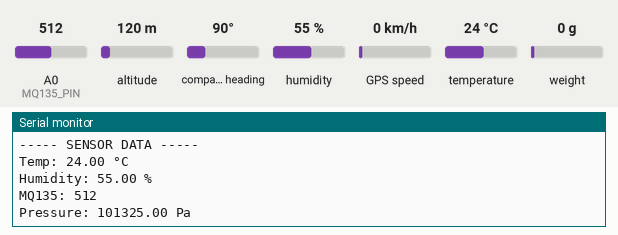
A sketch run on a simulated Arduino Uno, built with avr-gcc and run on an emulated ATmega328P. Parts: the last lines printed to the serial monitor. Wiring (inferred from the names in the program): HX711 load-cell converter: data pin 4; SCK pin 5. Inputs (shaded band) come from the test bench; at power-on: temperature 24 °C, A0 (MQ135_PIN) = 512, altitude 120 m, compass heading 90°, humidity 55 %, GPS speed 0 km/h, weight on the scale 0 g. The GPS gets a fix after 3 s at 37.7749, -122.4194 with 8 satellites.

Above: at 17.4 s.
17.5 s: temperature set to 11 °C
At 17.9 s:
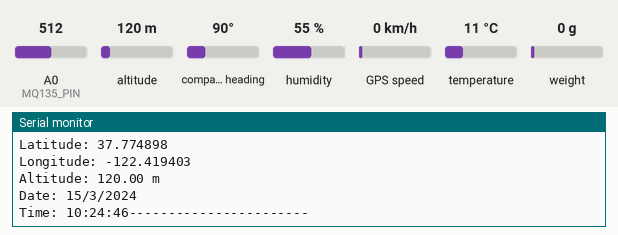
19.0 s: temperature set to 8 °C
At 19.0 s:
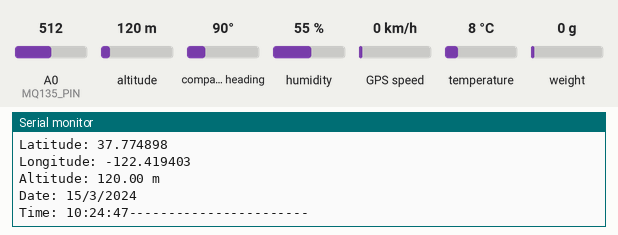
Timing chart, 0 to 21.5 s (numbered marks = the images above; inputs shaded):
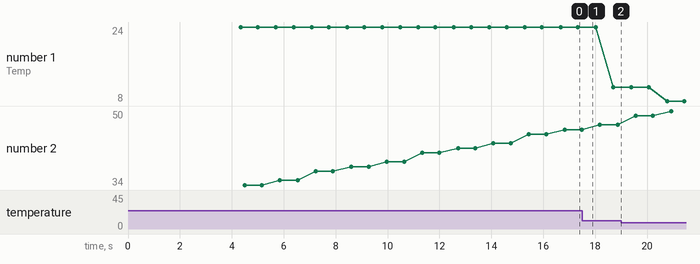

The sketch:

sketch.ino
```cpp
#include <DHT.h>
#include <TinyGPSPlus.h>
#include <SoftwareSerial.h>

// ------------------- DHT11 -------------------
#define DHTPIN 7
#define DHTTYPE DHT11
DHT dht(DHTPIN, DHTTYPE);

// ------------------- MQ135 -------------------
#define MQ135_PIN A0

// ------------------- HX710B -------------------
#define HX_DOUT 4
#define HX_SCK 5

long baseline_raw = 0;

// HX710B read function
long readHX710Braw() {
  unsigned long count = 0;
  while (digitalRead(HX_DOUT));

  for (int i = 0; i < 24; i++) {
    digitalWrite(HX_SCK, HIGH);
    count = (count << 1) | digitalRead(HX_DOUT);
    digitalWrite(HX_SCK, LOW);
  }

  digitalWrite(HX_SCK, HIGH);
  digitalWrite(HX_SCK, LOW);

  if (count & 0x800000) count |= 0xFF000000;

  return (long)count;
}

// ------------------- GPS -------------------
int RXPin = 2; // GPS TX → Arduino 2
int TXPin = 3; // GPS RX → Arduino 3
SoftwareSerial gpsSerial(RXPin, TXPin);
TinyGPSPlus gps;

void setup() {
  Serial.begin(9600);
  dht.begin();

  // HX710B
  pinMode(HX_SCK, OUTPUT);
  pinMode(HX_DOUT, INPUT);

  delay(300);

  long sum = 0;
  for (int i = 0; i < 40; i++) {
    sum += readHX710Braw();
    delay(5);
  }
  baseline_raw = sum / 40;

  // GPS
  gpsSerial.begin(9600);

  Serial.println("System Ready.\n");
}

void loop() {

  // ------------------- GPS Processing -------------------
  while (gpsSerial.available()) {
    gps.encode(gpsSerial.read());
  }

  // ------------------- DHT11 -------------------
  float t = dht.readTemperature();
  float h = dht.readHumidity();

  // ------------------- MQ135 -------------------
  int mq = analogRead(MQ135_PIN);

  // ------------------- HX710B Pressure -------------------
  long raw = readHX710Braw();
  float Pa = ((float)raw / (float)baseline_raw) * 101325.0;

  // ------------------- OUTPUT -------------------
  Serial.println("----- SENSOR DATA -----");

  Serial.print("Temp: "); Serial.print(t); Serial.println(" °C");
  Serial.print("Humidity: "); Serial.print(h); Serial.println(" %");
  Serial.print("MQ135: "); Serial.println(mq);
  Serial.print("Pressure: "); Serial.print(Pa); Serial.println(" Pa");

  // GPS
  if (gps.location.isValid()) {
    Serial.print("Latitude: "); Serial.println(gps.location.lat(), 6);
    Serial.print("Longitude: "); Serial.println(gps.location.lng(), 6);
    Serial.print("Altitude: "); Serial.print(gps.altitude.meters()); Serial.println(" m");
  } else {
    Serial.println("Location: Not Available");
  }

  Serial.print("Date: ");
  if (gps.date.isValid()) {
    Serial.print(gps.date.day()); Serial.print("/");
    Serial.print(gps.date.month()); Serial.print("/");
    Serial.println(gps.date.year());
  } else Serial.println("Not Available");

  Serial.print("Time: ");
  if (gps.time.isValid()) {
    if (gps.time.hour() < 10) Serial.print("0");
    Serial.print(gps.time.hour()); Serial.print(":");

    if (gps.time.minute() < 10) Serial.print("0");
    Serial.print(gps.time.minute()); Serial.print(":");

    if (gps.time.second() < 10) Serial.print("0");
    Serial.print(gps.time.second());
  } else Serial.println("Not Available");

  Serial.println("-----------------------\n");

  delay(500);
}
```

Measured:
- plotted number 1: 24 → 11 after the input at 17.5 s, 11 → 8 after the input at 19.0 s
